Frame 1 (no input): blank canvas, image omitted
Frame 60 (no input): blank canvas, image omitted
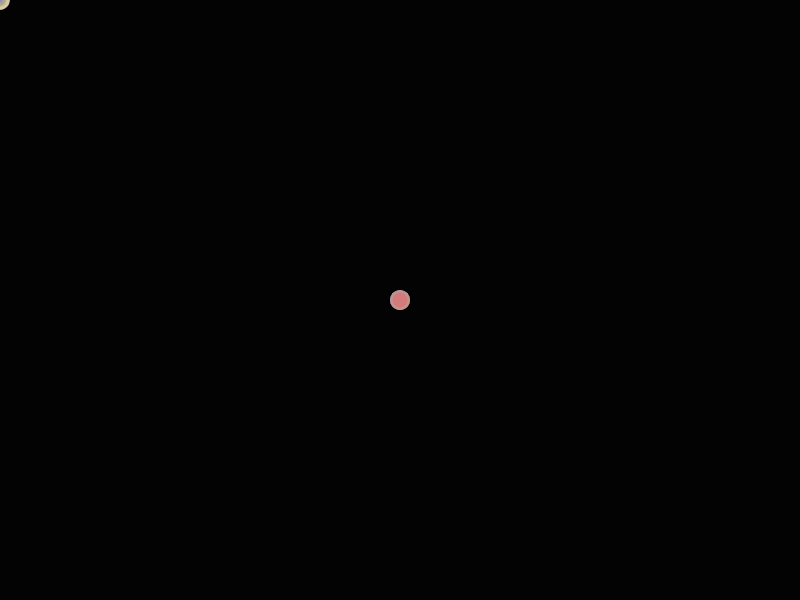
Frame 120 (the mouse pressed at the canvas centre since frame 60)

The p5.js sketch whose frames 1 and 60 were blank and that drew this single picture after the mouse press (run headless with seeded random() and noise() and a simulated clock; from frame 60 on, the mouse is pressed at the canvas centre):

// p5.js sketch
// ── sketch.js
let trail = [];

function setup() {
  createCanvas(800, 600); // Set canvas size
  noStroke();
}

function draw() {
  background(0, 30); // Slight transparency creates fading trail

  // Add current mouse position to the trail array
  trail.push({
    x: mouseX,
    y: mouseY,
    r: random(100, 255),
    g: random(100, 255),
    b: random(100, 255),
    size: random(5, 20)
  });

  // Limit the trail length to 100 points
  if (trail.length > 100) {
    trail.shift(); // Remove the oldest point
  }

  // Draw all points in the trail
  for (let i = 0; i < trail.length; i++) {
    let t = trail[i];
    fill(t.r, t.g, t.b, 150); // Semi-transparent fill
    ellipse(t.x, t.y, t.size); // Draw circle at each trail point
  }
}
